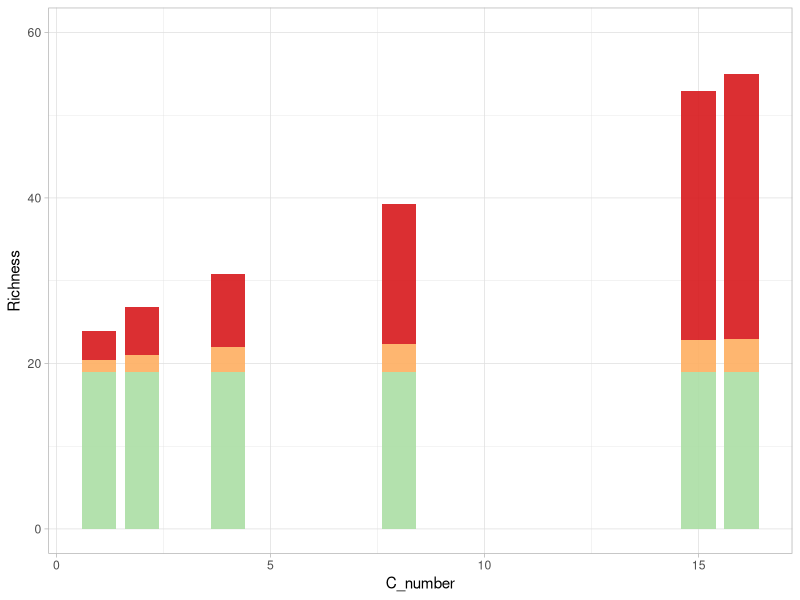
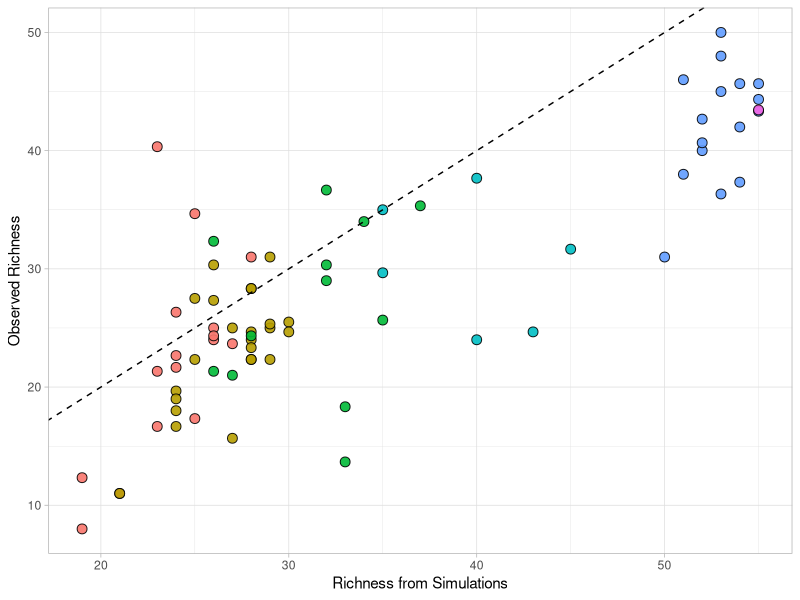

The R source for these figures, in order:
## ---- chunk 1
library(ggplot2); packageVersion("ggplot2")
library(plotrix)
library(nlme)
library(RColorBrewer)
library(tidyverse)

## ---- chunk 2
model_data <- read.csv("./Other_data/sim_allcomb.csv", header=T)
model_tib <- model_data %>% 
  pivot_longer(c(`Gen`, `Spec`, `Interm`), names_to = "Strategy", values_to = "n")

model_tib
## ---- chunk 3
model_means_tb <- model_tib %>%
                    group_by(Strategy,C_number) %>% 
                        summarise(mean_n = mean(n), 
                        SE_n = std.error(n))

model_means_tb <-model_means_tb %>%
  mutate(Strategy_dummy = case_when(Strategy=="Gen"~"c",
                            Strategy=="Spec"~"a",
                            Strategy=="Interm"~"b"
                            ))

p_strategies_model <- ggplot(data=model_means_tb , aes(C_number, y=mean_n, fill=Strategy_dummy))+
  geom_col(width=0.8, alpha=0.9)+
  scale_fill_manual(values = colorRampPalette(brewer.pal(4, "Spectral"))(4))+
  theme_light()+
  theme(legend.position="none")+
  labs(x = "C_number", y="Richness")+
  ylim(0,60)
p_strategies_model

## ---- chunk 4
scatter_data <- read.csv("./Other_data/scatter.csv", header=T)

scatter_data <- scatter_data %>%
  mutate(FC_number = factor(C_number))

p_scatter <- ggplot(data=scatter_data , aes(simulation, y=experiment, fill=FC_number))+
  geom_point(shape = 21, alpha=0.9, size = 3)+
  theme_light()+
  geom_abline(aes(intercept=0, slope=1), linetype="dashed", color="black")+
  theme(legend.position="none")+
  labs(x = "Richness from Simulations", y="Observed Richness")
p_scatter
